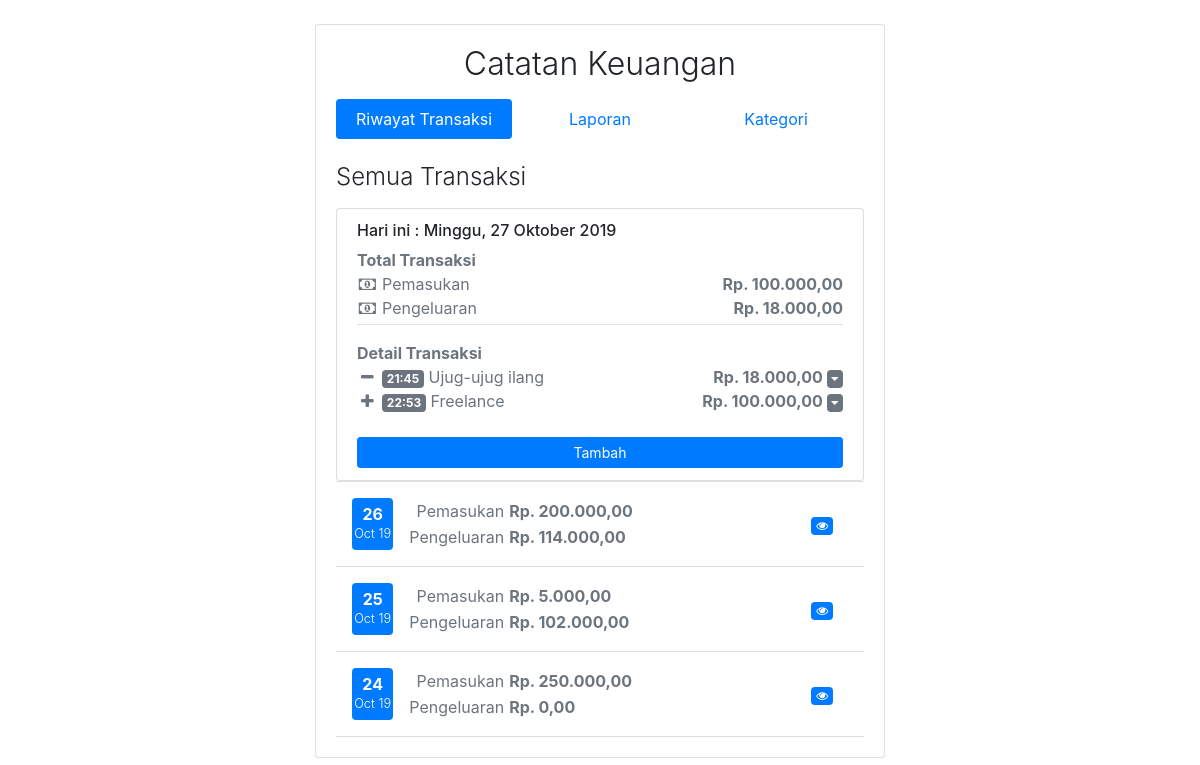
The page / on the database its author committed.
### tables this page shows
CREATE TABLE `transaksi` (
  `id_transaksi` char(14) NOT NULL,
  `user_id` int(11) NOT NULL,
  `kategori_id` int(11) NOT NULL,
  `jumlah` int(11) NOT NULL,
  `tgl_transaksi` date NOT NULL,
  `waktu` time NOT NULL,
  `keterangan` varchar(64) NOT NULL
);

CREATE TABLE `kategori` (
  `id_kategori` int(11) NOT NULL,
  `nama_kategori` varchar(64) NOT NULL,
  `tipe_kategori` enum('pemasukan','pengeluaran') NOT NULL
);

### application/controllers/Transaksi.php (called while the page is built, shortened)
<?php
class Transaksi extends CI_Controller
{
	public function __construct()
	{
		$this->load->model('MainModel', 'main');
		$this->load->library('form_validation');
	}
	private function template($view, $data = null)
	{
		$this->load->view('templates/header', $data);
		$this->load->view($view);
		$this->load->view('templates/footer');
	}
	public function index()
	{
		$data['judul'] = "Semua Transaksi";
		$tglTransaksi = $this->main->getTglTransaksi();
		$transaksiByTgl = [];
		$tot_pengeluaran = [];
		$tot_pemasukan = [];
		foreach ($tglTransaksi as $tr) {
			$transaksiByTgl[$tr->tgl_transaksi] = $this->main->getTransaksiByTgl($tr->tgl_transaksi);
			$tot_pengeluaran[$tr->tgl_transaksi] = $this->main->getTotalTransaksi($tr->tgl_transaksi, 'pengeluaran');
			$tot_pemasukan[$tr->tgl_transaksi] = $this->main->getTotalTransaksi($tr->tgl_transaksi, 'pemasukan');
		}
		$data['transaksi'] = $transaksiByTgl;
		$data['tot_pengeluaran'] = $tot_pengeluaran;
		$data['tot_pemasukan'] = $tot_pemasukan;
		$data['today'] = date('Y-m-d');
		$this->template('transaksi/data', $data);
	}
}

### index.php (called while the page is built, shortened)
<?php
require_once BASEPATH.'core/CodeIgniter.php';

### application/helpers/tanggal_helper.php (called while the page is built, shortened)
<?php
function full_tanggal($tgl)
{
    $d = date("D", $tgl);
    switch ($d) {
        case 'Sun':
            $hari = "Minggu";
            break;
    }
    $bulan = [1 => "Januari", "Februari", "Maret", "April", "Mei", "Juni", "Juli", "Agustus", "September", "Oktober", "November", "Desember"];
    $m = date('n', $tgl);
    return $hari . ', ' . date('d', $tgl) . ' ' . $bulan[$m] . ' ' . date('Y', $tgl);
}

### application/models/MainModel.php (called while the page is built, shortened)
<?php
class MainModel extends CI_Model
{
    public function getTglTransaksi()
    {
        $this->db->select('tgl_transaksi');
        $this->db->group_by('tgl_transaksi');
        $this->db->order_by('tgl_transaksi', 'desc');
        return $this->db->get('transaksi')->result();
    }
    public function getTransaksiByTgl($tgl)
    {
        $this->db->join('kategori k', 't.kategori_id=k.id_kategori');
        $this->db->order_by('waktu', 'asc');
        return $this->db->get_where('transaksi t', ['tgl_transaksi' => $tgl])->result();
    }
    public function getTotalTransaksi($tgl, $tipe = null)
    {
        $this->db->select_sum('jumlah');
        $this->db->join('kategori k', 't.kategori_id=k.id_kategori');
        return $this->db->get_where('transaksi t', ['tgl_transaksi' => $tgl, 'tipe_kategori' => $tipe])->row_array();
    }
}

### application/views/transaksi/data.php (the view, shortened to what this page needs)
<h1 class="h4 font-weight-light mb-3"><?= $judul; ?></h1>
<ul class="list-group">
    <li class="list-group-item">
        <h3 class="h6">Hari ini : <?= full_tanggal(strtotime($today)); ?></h3>
        <p class="font-weight-bold border-bottom pb-1">
            <span class="text-muted d-block">Total Transaksi</span>
            <span class="d-block text-muted">
                <span class="font-weight-normal">
                    <i class="fa fa-fw fa-money"></i>
                    Pemasukan
                </span>
                <span class="float-right">
                    <?php $masuk = array_key_exists($today, $tot_pemasukan) ? $tot_pemasukan[$today]['jumlah'] : 0; ?>
                    Rp. <?= number_format($masuk, 2, ',', '.'); ?>
                </span>
            </span>
            <span class="d-block text-muted">
                <span class="font-weight-normal">
                    <i class="fa fa-fw fa-money"></i>
                    Pengeluaran
                </span>
                <span class="float-right">
                    <?php $keluar = array_key_exists($today, $tot_pemasukan) ? $tot_pengeluaran[$today]['jumlah'] : 0; ?>
                    Rp. <?= number_format($keluar, 2, ',', '.'); ?>
                </span>
            </span>
        </p>
        <span class="text-muted font-weight-bold mb-2">Detail Transaksi</span>
        <?php if (array_key_exists($today, $transaksi)) : ?>
            <?php foreach ($transaksi[date('Y-m-d')] as $t) : ?>
                <div class="row">
                    <span class="col-md text-muted">
                        <i class="fa fa-fw fa-<?= $t->tipe_kategori == 'pemasukan' ? 'plus' : 'minus' ?>"></i>
                        <span class="badge badge-secondary">
                            <?= date('H:i', strtotime($t->waktu)); ?>
                        </span>
                        <?= $t->keterangan ?>
                    </span>
                    <span class="col-md text-right font-weight-bold text-muted">
                        Rp. <?= number_format($t->jumlah, 2, ',', '.'); ?>
                        <div class="btn-group">
                            <a href="#" class="badge badge-secondary" data-toggle="dropdown" aria-haspopup="true" aria-expanded="false">
                                <i class="fa fa-caret-down"></i>
                            </a>
                        </div>
                    </span>
                </div>
            <?php endforeach; ?>
        <?php else : ?>
            <p class="text-muted">Kosong</p>
        <?php endif; ?>
        <a href="<?= base_url('transaksi/add'); ?>" class="btn btn-primary text-center btn-block btn-sm mt-4">Tambah</a>
    </li>
</ul>
<ul class="list-group list-group-flush">
    <?php foreach ($transaksi as $tgl) : ?>
        <?php if (key($transaksi) != date('Y-m-d')) : ?>
            <li class="list-group-item list-group-item-action p-3">
                <div class="row m-0">
                    <div class="col-xl-1 col-2 d-flex justify-content-center text-white bg-primary p-0 rounded">
                        <div class="small align-self-center">
                            <h6 class="mb-0 font-weight-bold text-center">
                                <?= date('d', strtotime(key($transaksi))); ?>
                            </h6>
                            <span class="text-white font-weight-light">
                                <?= date('M y', strtotime(key($transaksi))); ?>
                            </span>
                        </div>
                    </div>
                    <div class="col">
                        <table class="text-muted">
                            <tr>
                                <td class="text-right">Pemasukan</td>
                                <td class="pl-1 font-weight-bold">Rp. <?= number_format($tot_pemasukan[key($transaksi)]['jumlah'], 2, ',', '.'); ?></td>
                            </tr>
                            <tr>
                                <td>Pengeluaran</td>
                                <td class="pl-1 font-weight-bold">Rp. <?= number_format($tot_pengeluaran[key($transaksi)]['jumlah'], 2, ',', '.'); ?></td>
                            </tr>
                        </table>
                    </div>
                    <div class="col-1 d-flex justify-content-end">
                        <div class="align-self-center">
                            <a href="<?= base_url('transaksi/detail/') . strtotime(key($transaksi)); ?>" class="badge badge-primary">
                                <i class="fa fa-eye"></i>
                            </a>
                        </div>
                    </div>
                </div>
            </li>
        <?php endif; ?>
        <?php next($transaksi); ?>
    <?php endforeach; ?>
</ul>

### assets/css/style.css (style rules this page uses)
html, body { height: 100%; width: 100%; }

### rows shown on the page
transaksi: waktu "21:45", keterangan "Ujug-ujug ilang", jumlah "18.000,00"
transaksi: waktu "22:53", keterangan "Freelance", jumlah "100.000,00"

### other values the page prints
$judul "Semua Transaksi"
full_tanggal(strtotime($today)) "Minggu, 27 Oktober 2019"
$masuk "100.000,00"
$keluar "18.000,00"
date('d', strtotime(key($transaksi))) "26"
date('M y', strtotime(key($transaksi))) "Oct 19"
$tot_pemasukan[key($transaksi)]['jumlah'] "200.000,00"
$tot_pengeluaran[key($transaksi)]['jumlah'] "114.000,00"
date('d', strtotime(key($transaksi))) "25"
$tot_pemasukan[key($transaksi)]['jumlah'] "5.000,00"
$tot_pengeluaran[key($transaksi)]['jumlah'] "102.000,00"
date('d', strtotime(key($transaksi))) "24"
$tot_pemasukan[key($transaksi)]['jumlah'] "250.000,00"
$tot_pengeluaran[key($transaksi)]['jumlah'] "0,00"
